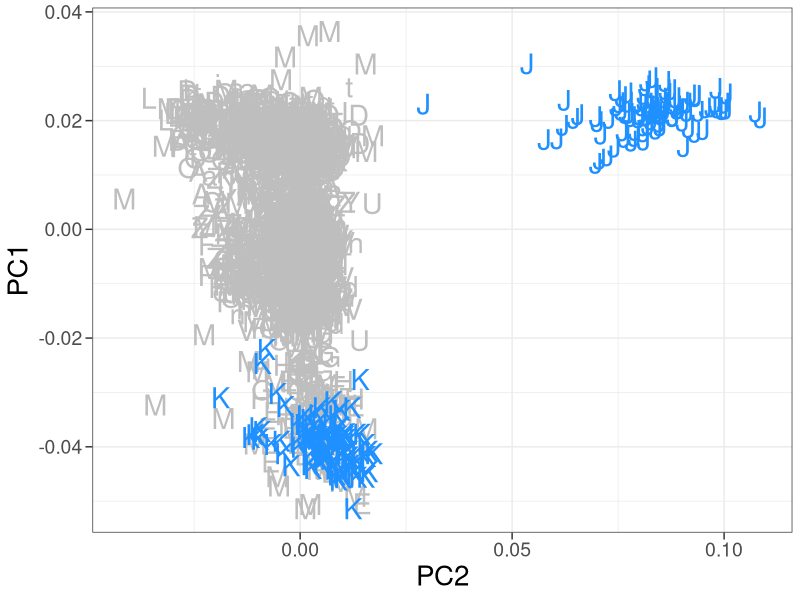

Recreate this plot in R.
library(ggplot2)
theme_set(theme_bw())
data<-read.table('./input/PCAasian.PCA.evec.txt',sep=' ',header=F)
names(data)=c("sf","ID","PC1","PC2","PC3","PC4","PC5","PC6")
p1<-ggplot(data,aes(x=PC2,y=PC1))+
geom_point(
pch=c(rep('M',202),rep('H',21),rep('G',38),rep('E',36),rep('Y',80),rep('U',73),rep('V',132),rep('n',138),rep('F',112),rep('d',104),rep('C',36),rep('W',27),rep('Z',127),rep('R',36),rep('A',115),rep('D',137),rep('O',97),rep('t',89),rep('a',49),rep('N',41),rep('Q',26),rep('g',103),rep('h',63),rep('T',15),rep('I',37),rep('j',45),rep('L',18),rep('r',44),rep('K',98),rep('J',104)),
col=c(rep('grey',202),rep('grey',21),rep('grey',38),rep('grey',36),rep('grey',80),rep('grey',73),rep('grey',132),rep('grey',138),rep('grey',112),rep('grey',104),rep('grey',36),rep('grey',27),rep('grey',127),rep('grey',36),rep('grey',115),rep('grey',137),rep('grey',97),rep('grey',89),rep('grey',49),rep('grey',41),rep('grey',26),rep('grey',103),rep('grey',63),rep('grey',15),rep('grey',37),rep('grey',45),rep('grey',18),rep('grey',44),rep('#1E90FF',98),rep('#1E90FF',104)),
cex=4,stroke = 5)+
labs(x="PC2",y="PC1")+
theme(plot.title = element_text(hjust = 0.5,size=20,face="bold"),
      axis.ticks.length=unit(5,"pt"),
      axis.text.x=element_text(size=14),
      axis.title.x=element_text(size=20),
      axis.text.y=element_text(size=14),
      axis.title.y=element_text(size=20))
ggsave(file="PCAasian.svg",plot=p1)



